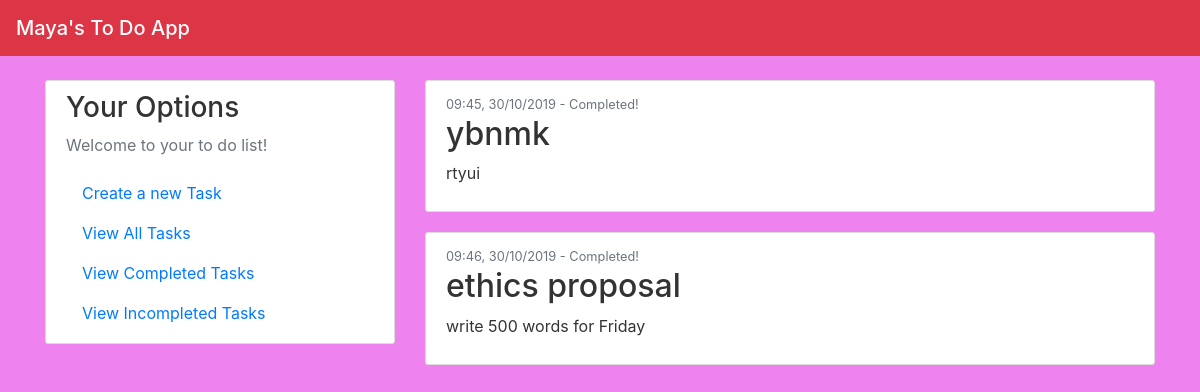
The app's page /view_completed/4 with its own data.
### app/models.py (models this page shows, shortened)
class Items(db.Model):
    id = db.Column(db.Integer, primary_key=True)
    title = db.Column(db.String(20), unique=False, nullable=False)
    content = db.Column(db.String(120), unique=True, nullable=False)
    date_posted = db.Column(db.DateTime, unique=False, nullable=False)
    complete = db.Column(db.Boolean, unique=False)

### app/views.py (the view)
@app.route("/view_completed/<id>")
def view_completed(id):
    if int(id)>0:
        post = Items.query.filter_by(id=int(id)).first() #gets specific id of button that was pressed
        post.complete = True #marks it as complete
        db.session.commit()
    else:
        pass
    posts = Items.query.filter_by(complete=True)
    return render_template('view_completed.html', posts=posts)

### app/templates/view_completed.html
{% extends "index.html" %}
{% block content %}
    {% for post in posts %}
        <article class="media content-section">
          <div class="media-body">
            <div class="article-metadata">
              <small class="text-muted">{{ post.date_posted.strftime("%H:%M, %d/%m/%Y") }} - Completed! </small>
            </div>
            <h2><a class="article-title">{{ post.title }}</a></h2>
            <p class="article-content">{{ post.content }}</p>
          </div>
        </article>
    {% endfor %}
{% endblock content %}

### app/static/main.css (style rules this page uses)
body { background: #61B2E3; color: #333333; margin-top: 5rem; background-color: rgb(238, 130, 238); }
.content-section { background: #ffffff; padding: 10px 20px; border: 1px solid #dddddd; border-radius: 3px; margin-bottom: 20px; }

### records on screen
Items: date_posted "09:45, 30/10/2019", title "ybnmk", content "rtyui"
Items: date_posted "09:46, 30/10/2019", title "ethics proposal", content "write 500 words for Friday"
